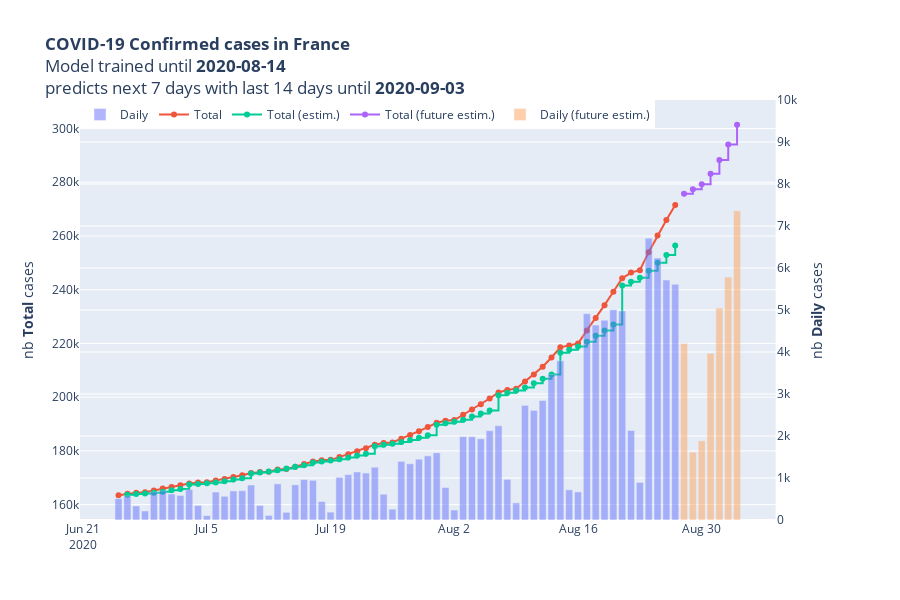

Notebook source saved alongside this figure:
### Code cell
# Create figure with secondary y-axis
fig = make_subplots(specs=[[{"secondary_y": True}]])

# Create and style traces
# new cases
fig.add_trace(go.Bar(x=df_plot["date"].astype(np.datetime64), 
                     y=df_plot["pos"], 
                     name="Daily", opacity=0.5), 
             secondary_y=True)
# total
fig.add_trace(go.Scatter(x=df_plot["date"].astype(np.datetime64), 
                         y=df_plot["nb_cases"],
                    mode='lines+markers',
                    line_shape='linear',
                    connectgaps=True, name="Total"),
             secondary_y=False)

fig.add_trace(go.Scatter(x=df_plot_pred_all["date"].astype(np.datetime64), 
                         y=df_plot_pred_all["nb_cases"],
                    mode='lines+markers',
                    line_shape='hv',
                    connectgaps=True, name="Total (estim.)"),
             secondary_y=False)

fig.add_trace(go.Scatter(x=df_plot_pred["date"].astype(np.datetime64), 
                         y=df_plot_pred["nb_cases"],
                    mode='lines+markers',
                    line_shape='hv',
                    connectgaps=True, name="Total (future estim.)"),
             secondary_y=False)


fig.add_trace(go.Bar(x=df_plot_pred["date"].astype(np.datetime64), 
            y=df_plot_pred["pos"], 
            name="Daily (future estim.)", opacity=0.5), 
            secondary_y=True)

# Edit the layout
title_fig = '<b>COVID-19 Confirmed cases in France</b>' + \
    '<br>Model trained until <b>' + str_date_mdl + '</b>' + \
    '<br>predicts next {} days with last {} days until <b>' \
    .format(FUTURE_TARGET, PAST_HISTORY) + \
    df_plot_pred["date"].max() + '</b>'
fig.update_layout(title=title_fig, yaxis_title='nb <b>Total</b> cases')
fig.update_layout(legend_orientation="h", legend=dict(x=0, y=1))
fig.update_layout(height=600)

fig.update_yaxes(title_text="nb <b>Daily</b> cases", 
                range=[0, 10000], secondary_y=True)
    
fig.show()
